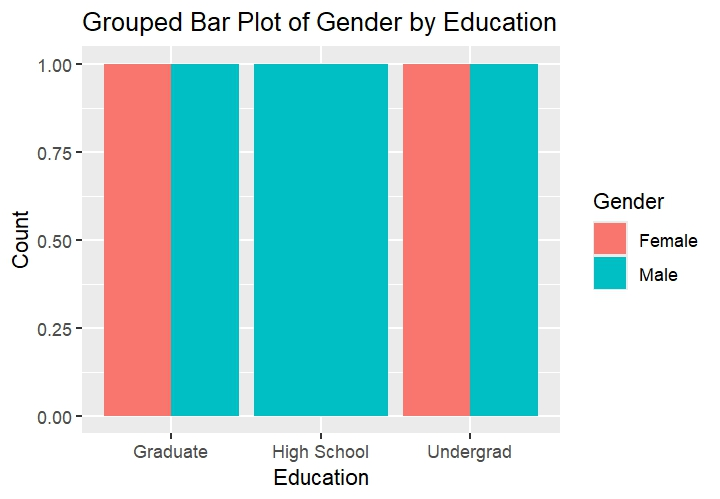

Write R code to recreate this figure.
# Load necessary libraries
library(ggplot2)
library(dplyr)
library(ggmosaic)

# Create a data frame with the given data
data_cat <- data.frame(
  ID = c(1, 2, 3, 4, 5),
  Gender = c("Male", "Female", "Male", "Female", "Male"),
  Education = c("Graduate", "Undergrad", "High School", "Graduate", "Undergrad"),
  Occupation = c("Engineer", "Teacher", "Doctor", "Lawyer", "Artist")
)

# Bar plot showing the count of each Gender
ggplot(data_cat, aes(x = Gender)) +
  geom_bar(fill = "skyblue", color = "black") +
  ggtitle("Bar Plot of Gender Counts") +
  xlab("Gender") +
  ylab("Count")

# Pie chart representing the distribution of Education levels
education_counts <- data_cat %>% 
  count(Education)

ggplot(education_counts, aes(x = "", y = n, fill = Education)) +
  geom_bar(stat = "identity", width = 1) +
  coord_polar(theta = "y") +
  ggtitle("Pie Chart of Education Levels") +
  xlab("") +
  ylab("") +
  theme_void()

# Stacked bar plot showing the count of each Occupation by Gender
ggplot(data_cat, aes(x = Occupation, fill = Gender)) +
  geom_bar(position = "stack") +
  ggtitle("Stacked Bar Plot of Occupation by Gender") +
  xlab("Occupation") +
  ylab("Count")

# Mosaic plot to visualize the association between Education and Occupation
ggplot(data_cat) +
  geom_mosaic(aes(x = product(Education), fill = Occupation)) +
  ggtitle("Mosaic Plot of Education and Occupation") +
  xlab("Education") +
  ylab("Occupation")

# Grouped bar plot showing counts of Gender across different Education levels
ggplot(data_cat, aes(x = Education, fill = Gender)) +
  geom_bar(position = "dodge") +
  ggtitle("Grouped Bar Plot of Gender by Education") +
  xlab("Education") +
  ylab("Count")
